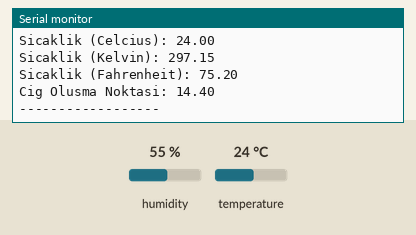
This sketch was run on a simulated Arduino Uno, built with avr-gcc and run on an emulated ATmega328P. On the bench: the last lines printed to the serial monitor. Inputs (shaded band) come from the test bench; at power-on: humidity 55 %, temperature 24 °C.

Above: at 2.8 s.
2.9 s: humidity set to 22 %
At 4.7 s:
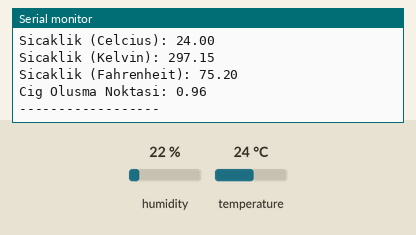
5.6 s: temperature set to 12 °C
At 7.3 s:
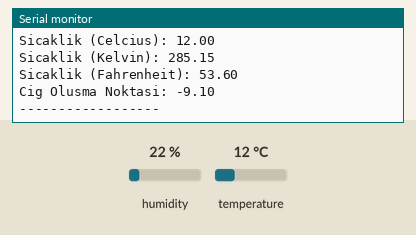
8.3 s: humidity set to 40 %
At 11.4 s:
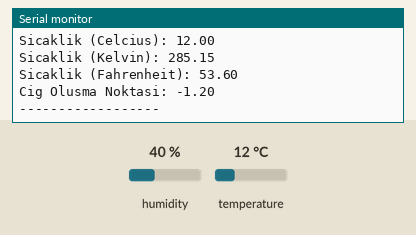
Timing chart, 0 to 12.9 s (numbered marks = the images above; inputs shaded):
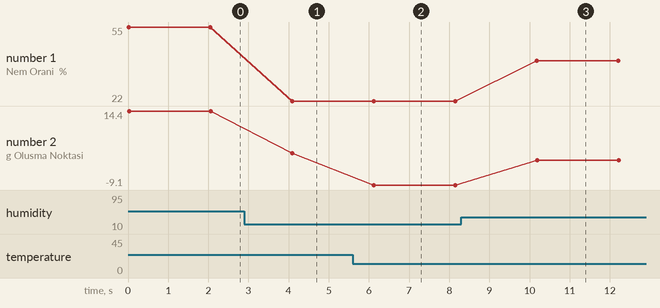

Measured:
- after the input at 2.9 s, the serial monitor: prints a new line after 1.2 s (image 1)
- after the input at 5.6 s, the serial monitor: prints a new line after 0.52 s (image 2)
- after the input at 8.3 s, the serial monitor: prints a new line after 1.9 s (image 3)
- plotted number 1: 55 → 22 after the input at 2.9 s, 22 → 40 after the input at 8.3 s
- plotted number 2: 14.4 → 0.96 after the input at 2.9 s, 0.96 → -9.1 after the input at 5.6 s, -9.1 → -1.2 after the input at 8.3 s

The sketch:

hava_nem_sensoru.ino
```cpp
#include <dht11.h> // dht11 kütüphanesini ekliyoruz.

int DHT11_pin=2; // DHT11_pin olarak Dijital 2'yi belirliyoruz.
dht11 DHT11_sensor; // DHT11_sensor adında bir DHT11 nesnesi oluşturduk.

void setup()
{
  Serial.begin(115200);
}

void loop()
{
  int chk = DHT11_sensor.read(DHT11_pin);

  Serial.print("Nem Orani (%): ");
  Serial.println((float)DHT11_sensor.humidity, 2);

  Serial.print("Sicaklik (Celcius): ");
  Serial.println((float)DHT11_sensor.temperature, 2);

  Serial.print("Sicaklik (Kelvin): ");
  Serial.println(DHT11_sensor.kelvin(), 2);

  Serial.print("Sicaklik (Fahrenheit): ");
  Serial.println(DHT11_sensor.fahrenheit(), 2);

  Serial.print("Cig Olusma Noktasi: ");
  Serial.println(DHT11_sensor.dewPoint(), 2);
  Serial.println("------------------");

  // 2 saniye bekliyoruz. 2 saniyede bir veriler ekrana yazdırılacak.
  delay(2000);

}
```
